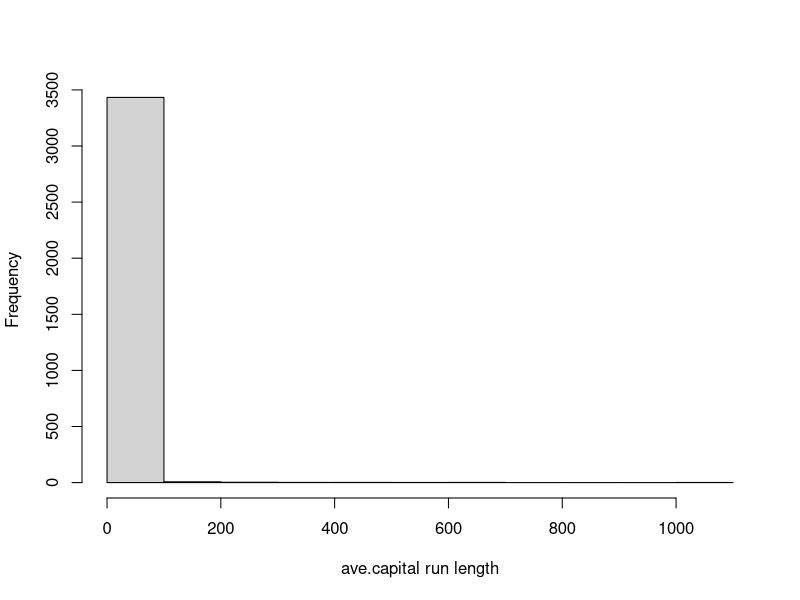
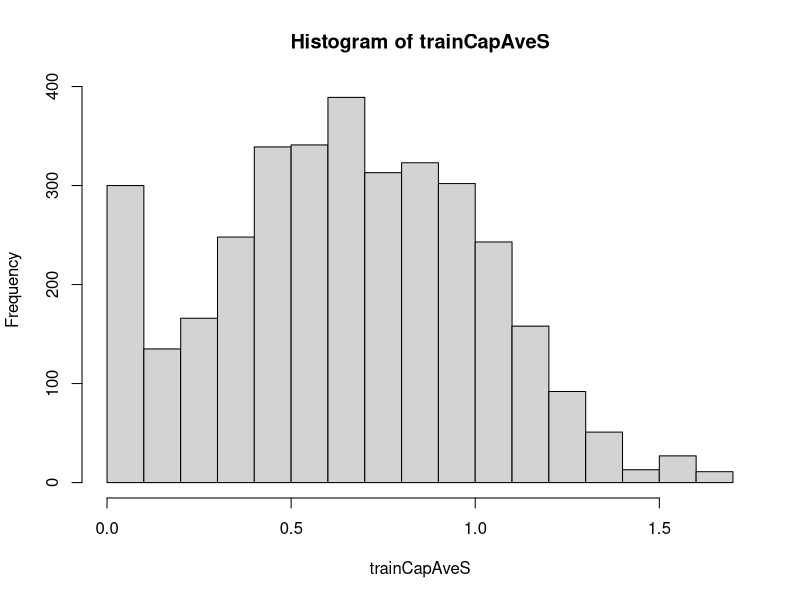
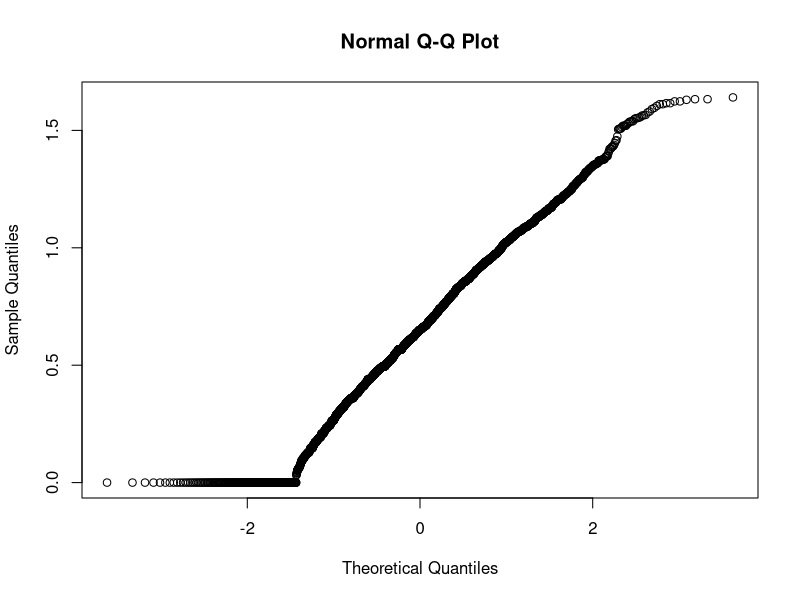

Reproduce these figures in R, in order.

## Preprocessing

library(caret); library(kernlab); data(spam)
inTrain <- createDataPartition(y=spam$type,
                               p=0.75,list=F)

training <- spam[inTrain,]
testing <- spam[-inTrain,]

hist(training$capitalAve,main="", xlab = "ave.capital run length")

# Standardizing
trainCapAve <- training$capitalAve
trainCapAveS <- (trainCapAve - mean(trainCapAve))/sd(trainCapAve)
mean(trainCapAveS) #mean = 0
sd(trainCapAveS) # sd = 1

# Standardizing - test set # always use mean and sd from training set
testCapAve <- testing$capitalAve
testCapAveS <- (testCapAve-mean(trainCapAve))/sd(trainCapAve)
mean(testCapAveS)
sd(testCapAveS)

# Standardizing - preProcess function
preObj <- preProcess(training[,-58],method = c("center", "scale"))
trainCapAveS <- predict(preObj, training[,-58])$capitalAve
mean(trainCapAveS)
sd(trainCapAveS)

testCapAveS <- predict(preObj, testing[,-58])$capitalAve
mean(testCapAveS)
sd(testCapAveS)

# Standardizing - Box-Cox transforms
preObj <- preProcess(training[,-58],method = c("BoxCox"))
trainCapAveS <- predict(preObj, training[,-58])$capitalAve
par(mfrow=c(1,1))
hist(trainCapAveS); qqnorm(trainCapAveS)

# Standardizing - Imputing data
set.seed(13343)

#Make some values NA

training$capAve <- training$capitalAve
selectNA <- rbinom(dim(training)[1], size = 1, prob = 0.05)==1
training$capAve[selectNA] <- NA

# Impute and standardize
preObj <- preProcess(training[,-58],method = "knnImpute")
capAve <- predict(preObj, training[,-58])$capAve

# Standardize true values
capAveTruth <- training$capitalAve
capAveTruth <- (capAveTruth-mean(capAveTruth))/sd(capAveTruth)

quantile(capAve - capAveTruth)

quantile((capAve - capAveTruth)[selectNA])

quantile((capAve - capAveTruth)[!selectNA])
